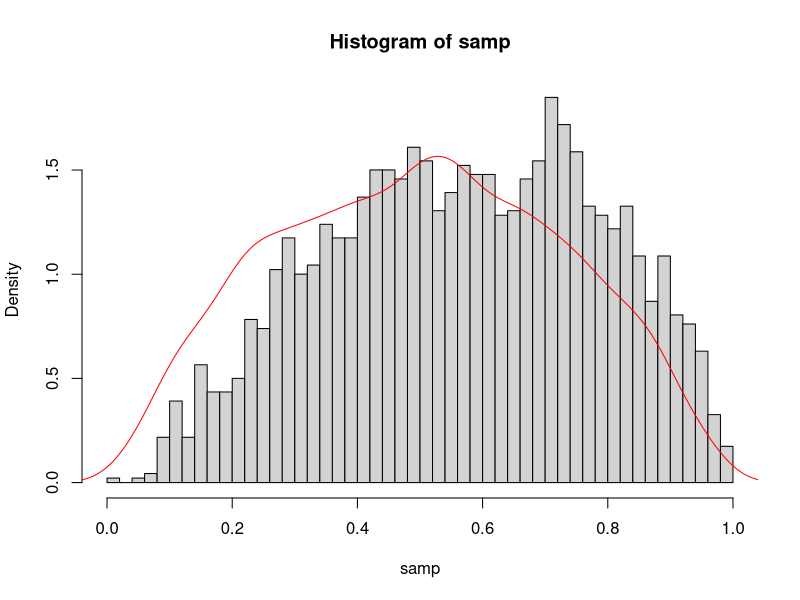

Reproduce this figure in R.
# let exponential distribution be the proposal distribution (not symmetric) 
propose <- function(x_t) {
  x_star <- rexp(1, rate = x_t)
  x_star
}

# suppose the target distribution is beta(2, 2), and we can only know its kernel  
p <- function(x_star, x_t) {
  num <- x_star * (1 - x_star) * dexp(x_t, rate = x_star)
  den <- x_t * (1 - x_t) * dexp(x_star, rate = x_t)
  num / den
}

metropolis_hastings <- function(x_0 = sample(0:10, size = 1), num_iteration = 1000) {
  samp <- x_0
  x_t <- x_0
  for (i in 1:num_iteration) {
    x_star <- propose(x_t)
    accept_prob <- min(1, p(x_star = x_star, x_t = x_t))
    u <- runif(1)
    if (accept_prob > u) {
      samp <- append(samp, x_star)
      x_t <- x_star
    }
    else {
      x_t <- x_t
    }
  }
  samp
}

samp <- metropolis_hastings(x_0 = 0.5, num_iteration = 10000)
hist(samp, breaks = 50, freq = F)
lines(density(rbeta(5000, 2, 2)), col = "red")
